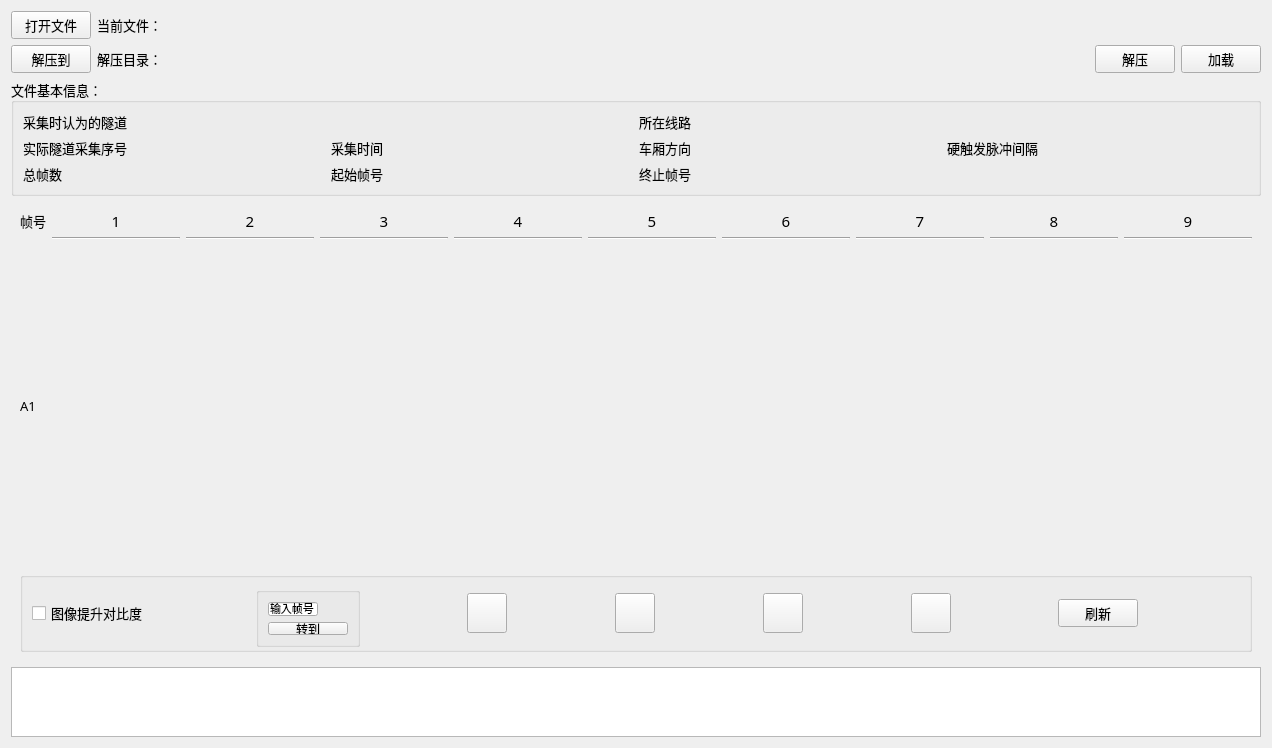
<?xml version="1.0" encoding="UTF-8"?>
<ui version="4.0">
 <class>Form</class>
 <widget class="QWidget" name="Form">
  <property name="geometry">
   <rect>
    <x>0</x>
    <y>0</y>
    <width>1270</width>
    <height>740</height>
   </rect>
  </property>
  <property name="font">
   <font>
    <family>微软雅黑</family>
    <pointsize>10</pointsize>
    <weight>50</weight>
    <bold>false</bold>
   </font>
  </property>
  <property name="windowTitle">
   <string>铁路隧道建筑限界测量系统-原图流式文件(.dat)查看工具</string>
  </property>
  <layout class="QVBoxLayout" name="verticalLayout">
   <item>
    <layout class="QGridLayout" name="gridLayout">
     <item row="0" column="0">
      <widget class="QPushButton" name="openFileButton">
       <property name="text">
        <string>打开文件</string>
       </property>
      </widget>
     </item>
     <item row="0" column="1">
      <widget class="QLabel" name="label">
       <property name="text">
        <string>当前文件：</string>
       </property>
      </widget>
     </item>
     <item row="0" column="2">
      <widget class="QLabel" name="currentFile">
       <property name="minimumSize">
        <size>
         <width>400</width>
         <height>0</height>
        </size>
       </property>
       <property name="text">
        <string/>
       </property>
      </widget>
     </item>
     <item row="1" column="0">
      <widget class="QPushButton" name="depressdirButton">
       <property name="text">
        <string>解压到</string>
       </property>
      </widget>
     </item>
     <item row="1" column="1">
      <widget class="QLabel" name="label_2">
       <property name="text">
        <string>解压目录：</string>
       </property>
      </widget>
     </item>
     <item row="1" column="2">
      <widget class="QLabel" name="depressdir">
       <property name="minimumSize">
        <size>
         <width>400</width>
         <height>0</height>
        </size>
       </property>
       <property name="text">
        <string/>
       </property>
      </widget>
     </item>
     <item row="1" column="4">
      <widget class="QPushButton" name="depressFileButton">
       <property name="text">
        <string>解压</string>
       </property>
      </widget>
     </item>
     <item row="0" column="3">
      <spacer name="horizontalSpacer">
       <property name="orientation">
        <enum>Qt::Horizontal</enum>
       </property>
       <property name="sizeHint" stdset="0">
        <size>
         <width>40</width>
         <height>20</height>
        </size>
       </property>
      </spacer>
     </item>
     <item row="1" column="5">
      <widget class="QPushButton" name="loadFileButton">
       <property name="text">
        <string>加载</string>
       </property>
      </widget>
     </item>
    </layout>
   </item>
   <item>
    <widget class="QGroupBox" name="groupBox">
     <property name="title">
      <string>文件基本信息：</string>
     </property>
     <layout class="QVBoxLayout" name="verticalLayout_3">
      <item>
       <layout class="QGridLayout" name="gridLayout_3">
        <item row="2" column="6">
         <widget class="QLabel" name="label_11">
          <property name="text">
           <string>硬触发脉冲间隔</string>
          </property>
         </widget>
        </item>
        <item row="1" column="2">
         <widget class="QLabel" name="isdouble">
          <property name="text">
           <string/>
          </property>
         </widget>
        </item>
        <item row="2" column="3">
         <widget class="QLabel" name="datetime">
          <property name="text">
           <string/>
          </property>
         </widget>
        </item>
        <item row="1" column="3">
         <widget class="QLabel" name="isnormal">
          <property name="text">
           <string/>
          </property>
         </widget>
        </item>
        <item row="1" column="5">
         <widget class="QLabel" name="linename">
          <property name="text">
           <string/>
          </property>
         </widget>
        </item>
        <item row="1" column="0">
         <widget class="QLabel" name="label_4">
          <property name="text">
           <string>采集时认为的隧道</string>
          </property>
         </widget>
        </item>
        <item row="1" column="1">
         <widget class="QLabel" name="tunnelname">
          <property name="text">
           <string/>
          </property>
         </widget>
        </item>
        <item row="2" column="1">
         <widget class="QLabel" name="seqno">
          <property name="text">
           <string/>
          </property>
         </widget>
        </item>
        <item row="2" column="4">
         <widget class="QLabel" name="label_7">
          <property name="text">
           <string>车厢方向</string>
          </property>
         </widget>
        </item>
        <item row="2" column="2">
         <widget class="QLabel" name="label_5">
          <property name="text">
           <string>采集时间</string>
          </property>
         </widget>
        </item>
        <item row="2" column="0">
         <widget class="QLabel" name="label_6">
          <property name="text">
           <string>实际隧道采集序号</string>
          </property>
         </widget>
        </item>
        <item row="1" column="4">
         <widget class="QLabel" name="label_3">
          <property name="text">
           <string>所在线路</string>
          </property>
         </widget>
        </item>
        <item row="2" column="5">
         <widget class="QLabel" name="direction">
          <property name="text">
           <string/>
          </property>
         </widget>
        </item>
        <item row="3" column="0">
         <widget class="QLabel" name="label_8">
          <property name="text">
           <string>总帧数</string>
          </property>
         </widget>
        </item>
        <item row="3" column="1">
         <widget class="QLabel" name="totalFrame">
          <property name="text">
           <string/>
          </property>
         </widget>
        </item>
        <item row="3" column="2">
         <widget class="QLabel" name="label_9">
          <property name="text">
           <string>起始帧号</string>
          </property>
         </widget>
        </item>
        <item row="3" column="4">
         <widget class="QLabel" name="label_10">
          <property name="text">
           <string>终止帧号</string>
          </property>
         </widget>
        </item>
        <item row="3" column="3">
         <widget class="QLabel" name="startFrame">
          <property name="text">
           <string/>
          </property>
         </widget>
        </item>
        <item row="3" column="5">
         <widget class="QLabel" name="endFrame">
          <property name="text">
           <string/>
          </property>
         </widget>
        </item>
        <item row="2" column="7">
         <widget class="QLabel" name="pulsenum">
          <property name="text">
           <string/>
          </property>
         </widget>
        </item>
       </layout>
      </item>
     </layout>
    </widget>
   </item>
   <item>
    <widget class="QWidget" name="widget" native="true">
     <layout class="QVBoxLayout" name="verticalLayout_2">
      <item>
       <layout class="QGridLayout" name="gridLayout_2">
        <item row="0" column="4">
         <widget class="QLabel" name="fc4">
          <property name="maximumSize">
           <size>
            <width>16777215</width>
            <height>20</height>
           </size>
          </property>
          <property name="font">
           <font>
            <family>微软雅黑</family>
            <pointsize>11</pointsize>
           </font>
          </property>
          <property name="text">
           <string>4</string>
          </property>
          <property name="alignment">
           <set>Qt::AlignCenter</set>
          </property>
         </widget>
        </item>
        <item row="0" column="9">
         <widget class="QLabel" name="fc9">
          <property name="maximumSize">
           <size>
            <width>16777215</width>
            <height>20</height>
           </size>
          </property>
          <property name="font">
           <font>
            <family>微软雅黑</family>
            <pointsize>11</pointsize>
           </font>
          </property>
          <property name="text">
           <string>9</string>
          </property>
          <property name="alignment">
           <set>Qt::AlignCenter</set>
          </property>
         </widget>
        </item>
        <item row="1" column="8">
         <widget class="Line" name="line_7">
          <property name="orientation">
           <enum>Qt::Horizontal</enum>
          </property>
         </widget>
        </item>
        <item row="2" column="9">
         <widget class="QLabel" name="cam1img9">
          <property name="minimumSize">
           <size>
            <width>128</width>
            <height>320</height>
           </size>
          </property>
          <property name="maximumSize">
           <size>
            <width>128</width>
            <height>320</height>
           </size>
          </property>
          <property name="text">
           <string/>
          </property>
         </widget>
        </item>
        <item row="2" column="6">
         <widget class="QLabel" name="cam1img6">
          <property name="minimumSize">
           <size>
            <width>128</width>
            <height>320</height>
           </size>
          </property>
          <property name="maximumSize">
           <size>
            <width>128</width>
            <height>320</height>
           </size>
          </property>
          <property name="text">
           <string/>
          </property>
         </widget>
        </item>
        <item row="1" column="9">
         <widget class="Line" name="line_6">
          <property name="orientation">
           <enum>Qt::Horizontal</enum>
          </property>
         </widget>
        </item>
        <item row="2" column="0">
         <widget class="QLabel" name="cam1">
          <property name="text">
           <string>A1</string>
          </property>
         </widget>
        </item>
        <item row="1" column="4">
         <widget class="Line" name="line_4">
          <property name="orientation">
           <enum>Qt::Horizontal</enum>
          </property>
         </widget>
        </item>
        <item row="1" column="7">
         <widget class="Line" name="line_8">
          <property name="orientation">
           <enum>Qt::Horizontal</enum>
          </property>
         </widget>
        </item>
        <item row="0" column="8">
         <widget class="QLabel" name="fc8">
          <property name="maximumSize">
           <size>
            <width>16777215</width>
            <height>20</height>
           </size>
          </property>
          <property name="font">
           <font>
            <family>微软雅黑</family>
            <pointsize>11</pointsize>
           </font>
          </property>
          <property name="text">
           <string>8</string>
          </property>
          <property name="alignment">
           <set>Qt::AlignCenter</set>
          </property>
         </widget>
        </item>
        <item row="2" column="4">
         <widget class="QLabel" name="cam1img4">
          <property name="minimumSize">
           <size>
            <width>128</width>
            <height>320</height>
           </size>
          </property>
          <property name="maximumSize">
           <size>
            <width>128</width>
            <height>320</height>
           </size>
          </property>
          <property name="text">
           <string/>
          </property>
         </widget>
        </item>
        <item row="2" column="3">
         <widget class="QLabel" name="cam1img3">
          <property name="minimumSize">
           <size>
            <width>128</width>
            <height>320</height>
           </size>
          </property>
          <property name="maximumSize">
           <size>
            <width>128</width>
            <height>320</height>
           </size>
          </property>
          <property name="text">
           <string/>
          </property>
         </widget>
        </item>
        <item row="2" column="8">
         <widget class="QLabel" name="cam1img8">
          <property name="minimumSize">
           <size>
            <width>128</width>
            <height>320</height>
           </size>
          </property>
          <property name="maximumSize">
           <size>
            <width>128</width>
            <height>320</height>
           </size>
          </property>
          <property name="text">
           <string/>
          </property>
         </widget>
        </item>
        <item row="0" column="6">
         <widget class="QLabel" name="fc6">
          <property name="maximumSize">
           <size>
            <width>16777215</width>
            <height>20</height>
           </size>
          </property>
          <property name="font">
           <font>
            <family>微软雅黑</family>
            <pointsize>11</pointsize>
           </font>
          </property>
          <property name="text">
           <string>6</string>
          </property>
          <property name="alignment">
           <set>Qt::AlignCenter</set>
          </property>
         </widget>
        </item>
        <item row="0" column="7">
         <widget class="QLabel" name="fc7">
          <property name="maximumSize">
           <size>
            <width>16777215</width>
            <height>20</height>
           </size>
          </property>
          <property name="font">
           <font>
            <family>微软雅黑</family>
            <pointsize>11</pointsize>
           </font>
          </property>
          <property name="text">
           <string>7</string>
          </property>
          <property name="alignment">
           <set>Qt::AlignCenter</set>
          </property>
         </widget>
        </item>
        <item row="2" column="2">
         <widget class="QLabel" name="cam1img2">
          <property name="minimumSize">
           <size>
            <width>128</width>
            <height>320</height>
           </size>
          </property>
          <property name="maximumSize">
           <size>
            <width>128</width>
            <height>320</height>
           </size>
          </property>
          <property name="text">
           <string/>
          </property>
         </widget>
        </item>
        <item row="1" column="6">
         <widget class="Line" name="line_9">
          <property name="orientation">
           <enum>Qt::Horizontal</enum>
          </property>
         </widget>
        </item>
        <item row="2" column="7">
         <widget class="QLabel" name="cam1img7">
          <property name="minimumSize">
           <size>
            <width>128</width>
            <height>320</height>
           </size>
          </property>
          <property name="maximumSize">
           <size>
            <width>128</width>
            <height>320</height>
           </size>
          </property>
          <property name="text">
           <string/>
          </property>
         </widget>
        </item>
        <item row="0" column="1">
         <widget class="QLabel" name="fc1">
          <property name="maximumSize">
           <size>
            <width>16777215</width>
            <height>20</height>
           </size>
          </property>
          <property name="font">
           <font>
            <family>微软雅黑</family>
            <pointsize>11</pointsize>
           </font>
          </property>
          <property name="text">
           <string>1</string>
          </property>
          <property name="alignment">
           <set>Qt::AlignCenter</set>
          </property>
         </widget>
        </item>
        <item row="1" column="3">
         <widget class="Line" name="line_3">
          <property name="orientation">
           <enum>Qt::Horizontal</enum>
          </property>
         </widget>
        </item>
        <item row="0" column="3">
         <widget class="QLabel" name="fc3">
          <property name="maximumSize">
           <size>
            <width>16777215</width>
            <height>20</height>
           </size>
          </property>
          <property name="font">
           <font>
            <family>微软雅黑</family>
            <pointsize>11</pointsize>
           </font>
          </property>
          <property name="text">
           <string>3</string>
          </property>
          <property name="alignment">
           <set>Qt::AlignCenter</set>
          </property>
         </widget>
        </item>
        <item row="2" column="5">
         <widget class="QLabel" name="cam1img5">
          <property name="minimumSize">
           <size>
            <width>128</width>
            <height>320</height>
           </size>
          </property>
          <property name="maximumSize">
           <size>
            <width>128</width>
            <height>320</height>
           </size>
          </property>
          <property name="text">
           <string/>
          </property>
         </widget>
        </item>
        <item row="0" column="5">
         <widget class="QLabel" name="fc5">
          <property name="maximumSize">
           <size>
            <width>16777215</width>
            <height>20</height>
           </size>
          </property>
          <property name="font">
           <font>
            <family>微软雅黑</family>
            <pointsize>11</pointsize>
           </font>
          </property>
          <property name="text">
           <string>5</string>
          </property>
          <property name="alignment">
           <set>Qt::AlignCenter</set>
          </property>
         </widget>
        </item>
        <item row="1" column="2">
         <widget class="Line" name="line_2">
          <property name="orientation">
           <enum>Qt::Horizontal</enum>
          </property>
         </widget>
        </item>
        <item row="1" column="1">
         <widget class="Line" name="line">
          <property name="orientation">
           <enum>Qt::Horizontal</enum>
          </property>
         </widget>
        </item>
        <item row="0" column="0">
         <widget class="QLabel" name="fclabel">
          <property name="maximumSize">
           <size>
            <width>16777215</width>
            <height>20</height>
           </size>
          </property>
          <property name="text">
           <string>帧号</string>
          </property>
         </widget>
        </item>
        <item row="2" column="1">
         <widget class="QLabel" name="cam1img1">
          <property name="minimumSize">
           <size>
            <width>128</width>
            <height>320</height>
           </size>
          </property>
          <property name="maximumSize">
           <size>
            <width>128</width>
            <height>320</height>
           </size>
          </property>
          <property name="text">
           <string/>
          </property>
         </widget>
        </item>
        <item row="0" column="2">
         <widget class="QLabel" name="fc2">
          <property name="maximumSize">
           <size>
            <width>16777215</width>
            <height>20</height>
           </size>
          </property>
          <property name="font">
           <font>
            <family>微软雅黑</family>
            <pointsize>11</pointsize>
           </font>
          </property>
          <property name="text">
           <string>2</string>
          </property>
          <property name="alignment">
           <set>Qt::AlignCenter</set>
          </property>
         </widget>
        </item>
        <item row="1" column="5">
         <widget class="Line" name="line_5">
          <property name="orientation">
           <enum>Qt::Horizontal</enum>
          </property>
         </widget>
        </item>
       </layout>
      </item>
      <item>
       <widget class="QGroupBox" name="player_groupBox">
        <property name="minimumSize">
         <size>
          <width>600</width>
          <height>0</height>
         </size>
        </property>
        <property name="maximumSize">
         <size>
          <width>16777215</width>
          <height>80</height>
         </size>
        </property>
        <property name="title">
         <string/>
        </property>
        <layout class="QGridLayout" name="gridLayout_6">
         <item row="0" column="0">
          <widget class="QCheckBox" name="imgenhanceButton_2">
           <property name="font">
            <font>
             <pointsize>10</pointsize>
            </font>
           </property>
           <property name="text">
            <string>图像提升对比度</string>
           </property>
          </widget>
         </item>
         <item row="0" column="3">
          <widget class="QGroupBox" name="groupBox_2">
           <property name="minimumSize">
            <size>
             <width>100</width>
             <height>60</height>
            </size>
           </property>
           <property name="title">
            <string/>
           </property>
           <layout class="QVBoxLayout" name="verticalLayout_4">
            <item>
             <widget class="QLineEdit" name="frameSearchInput_2">
              <property name="maximumSize">
               <size>
                <width>50</width>
                <height>16777215</height>
               </size>
              </property>
              <property name="font">
               <font>
                <pointsize>8</pointsize>
               </font>
              </property>
              <property name="text">
               <string>输入帧号</string>
              </property>
             </widget>
            </item>
            <item>
             <widget class="QPushButton" name="frameSearchButton_2">
              <property name="font">
               <font>
                <pointsize>9</pointsize>
               </font>
              </property>
              <property name="text">
               <string>转到</string>
              </property>
              <property name="icon">
               <iconset resource="../../../lz_client_main/resource/icons.qrc">
                <normaloff>:/image/cancel.png</normaloff>:/image/cancel.png</iconset>
              </property>
             </widget>
            </item>
           </layout>
          </widget>
         </item>
         <item row="0" column="12">
          <spacer name="horizontalSpacer_7">
           <property name="orientation">
            <enum>Qt::Horizontal</enum>
           </property>
           <property name="sizeHint" stdset="0">
            <size>
             <width>40</width>
             <height>20</height>
            </size>
           </property>
          </spacer>
         </item>
         <item row="0" column="7">
          <widget class="QPushButton" name="lastFrameLabel_2">
           <property name="minimumSize">
            <size>
             <width>40</width>
             <height>40</height>
            </size>
           </property>
           <property name="maximumSize">
            <size>
             <width>40</width>
             <height>40</height>
            </size>
           </property>
           <property name="toolTip">
            <string>&lt;html&gt;&lt;head/&gt;&lt;body&gt;&lt;p&gt;上5帧&lt;/p&gt;&lt;/body&gt;&lt;/html&gt;</string>
           </property>
           <property name="whatsThis">
            <string>&lt;html&gt;&lt;head/&gt;&lt;body&gt;&lt;p&gt;&lt;br/&gt;&lt;/p&gt;&lt;/body&gt;&lt;/html&gt;</string>
           </property>
           <property name="styleSheet">
            <string notr="true">QPushButton{ 
    border-width:4px;
    border-image:url(:player/player_back.png)
    4 4 4 4 stretch stretch;
}

QPushButton:hover{
    border: 0.1px solid;
    border-image:url(:player/player_back.png)
}

QPushButton:pressed{
	border: 0.1px solid;
	border-image:url(:player/player_back.png)
}</string>
           </property>
           <property name="text">
            <string/>
           </property>
          </widget>
         </item>
         <item row="0" column="5">
          <widget class="QPushButton" name="beginFrameLabel_2">
           <property name="minimumSize">
            <size>
             <width>40</width>
             <height>40</height>
            </size>
           </property>
           <property name="maximumSize">
            <size>
             <width>40</width>
             <height>40</height>
            </size>
           </property>
           <property name="toolTip">
            <string>&lt;html&gt;&lt;head/&gt;&lt;body&gt;&lt;p&gt;第一帧&lt;/p&gt;&lt;/body&gt;&lt;/html&gt;</string>
           </property>
           <property name="whatsThis">
            <string>&lt;html&gt;&lt;head/&gt;&lt;body&gt;&lt;p&gt;&lt;br/&gt;&lt;/p&gt;&lt;/body&gt;&lt;/html&gt;</string>
           </property>
           <property name="styleSheet">
            <string notr="true">QPushButton{ 
    border-width:4px;
    border-image:url(:player/player_begin.png)
    4 4 4 4 stretch stretch;
}

QPushButton:hover{
    border: 0.1px solid;
    border-image:url(:player/player_begin.png)
}

QPushButton:pressed{
	border: 0.1px solid;
	border-image:url(:player/player_begin.png)
}</string>
           </property>
           <property name="text">
            <string/>
           </property>
          </widget>
         </item>
         <item row="0" column="11">
          <widget class="QPushButton" name="endFrameLabel_2">
           <property name="minimumSize">
            <size>
             <width>40</width>
             <height>40</height>
            </size>
           </property>
           <property name="maximumSize">
            <size>
             <width>40</width>
             <height>40</height>
            </size>
           </property>
           <property name="toolTip">
            <string>&lt;html&gt;&lt;head/&gt;&lt;body&gt;&lt;p&gt;末尾帧&lt;/p&gt;&lt;/body&gt;&lt;/html&gt;</string>
           </property>
           <property name="whatsThis">
            <string>&lt;html&gt;&lt;head/&gt;&lt;body&gt;&lt;p&gt;&lt;br/&gt;&lt;/p&gt;&lt;/body&gt;&lt;/html&gt;</string>
           </property>
           <property name="styleSheet">
            <string notr="true">QPushButton{ 
    border-width:4px;
    border-image:url(:player/player_end.png)
    4 4 4 4 stretch stretch;
}

QPushButton:hover{
    border: 0.1px solid;
    border-image:url(:player/player_end.png)
}

QPushButton:pressed{
	border: 0.1px solid;
	border-image:url(:player/player_end.png)
}</string>
           </property>
           <property name="text">
            <string/>
           </property>
          </widget>
         </item>
         <item row="0" column="6">
          <spacer name="horizontalSpacer_11">
           <property name="orientation">
            <enum>Qt::Horizontal</enum>
           </property>
           <property name="sizeHint" stdset="0">
            <size>
             <width>40</width>
             <height>20</height>
            </size>
           </property>
          </spacer>
         </item>
         <item row="0" column="8">
          <spacer name="horizontalSpacer_8">
           <property name="orientation">
            <enum>Qt::Horizontal</enum>
           </property>
           <property name="sizeHint" stdset="0">
            <size>
             <width>40</width>
             <height>20</height>
            </size>
           </property>
          </spacer>
         </item>
         <item row="0" column="10">
          <spacer name="horizontalSpacer_9">
           <property name="orientation">
            <enum>Qt::Horizontal</enum>
           </property>
           <property name="sizeHint" stdset="0">
            <size>
             <width>40</width>
             <height>20</height>
            </size>
           </property>
          </spacer>
         </item>
         <item row="0" column="4">
          <spacer name="horizontalSpacer_12">
           <property name="orientation">
            <enum>Qt::Horizontal</enum>
           </property>
           <property name="sizeHint" stdset="0">
            <size>
             <width>40</width>
             <height>20</height>
            </size>
           </property>
          </spacer>
         </item>
         <item row="0" column="9">
          <widget class="QPushButton" name="nextFrameLabel_2">
           <property name="minimumSize">
            <size>
             <width>40</width>
             <height>40</height>
            </size>
           </property>
           <property name="maximumSize">
            <size>
             <width>40</width>
             <height>40</height>
            </size>
           </property>
           <property name="toolTip">
            <string>&lt;html&gt;&lt;head/&gt;&lt;body&gt;&lt;p&gt;下5帧&lt;/p&gt;&lt;/body&gt;&lt;/html&gt;</string>
           </property>
           <property name="whatsThis">
            <string>&lt;html&gt;&lt;head/&gt;&lt;body&gt;&lt;p&gt;&lt;br/&gt;&lt;/p&gt;&lt;/body&gt;&lt;/html&gt;</string>
           </property>
           <property name="styleSheet">
            <string notr="true">QPushButton{ 
    border-width:4px;
    border-image:url(:player/player_forward.png)
    4 4 4 4 stretch stretch;
}

QPushButton:hover{
    border: 0.1px solid;
    border-image:url(:player/player_forward.png)
}

QPushButton:pressed{
	border: 0.1px solid;
	border-image:url(:player/player_forward.png)
}</string>
           </property>
           <property name="text">
            <string/>
           </property>
          </widget>
         </item>
         <item row="0" column="1">
          <spacer name="horizontalSpacer_13">
           <property name="orientation">
            <enum>Qt::Horizontal</enum>
           </property>
           <property name="sizeHint" stdset="0">
            <size>
             <width>40</width>
             <height>20</height>
            </size>
           </property>
          </spacer>
         </item>
         <item row="0" column="14">
          <spacer name="horizontalSpacer_14">
           <property name="orientation">
            <enum>Qt::Horizontal</enum>
           </property>
           <property name="sizeHint" stdset="0">
            <size>
             <width>40</width>
             <height>20</height>
            </size>
           </property>
          </spacer>
         </item>
         <item row="0" column="13">
          <widget class="QPushButton" name="refreshButton_2">
           <property name="font">
            <font>
             <pointsize>10</pointsize>
            </font>
           </property>
           <property name="text">
            <string>刷新</string>
           </property>
           <property name="icon">
            <iconset resource="../../../lz_client_main/resource/icons.qrc">
             <normaloff>:/image/refresh (2).png</normaloff>:/image/refresh (2).png</iconset>
           </property>
          </widget>
         </item>
        </layout>
       </widget>
      </item>
     </layout>
    </widget>
   </item>
   <item>
    <widget class="QTextBrowser" name="statusArea"/>
   </item>
  </layout>
 </widget>
 <resources>
  <include location="../../../lz_client_main/resource/icons.qrc"/>
 </resources>
 <connections/>
</ui>
